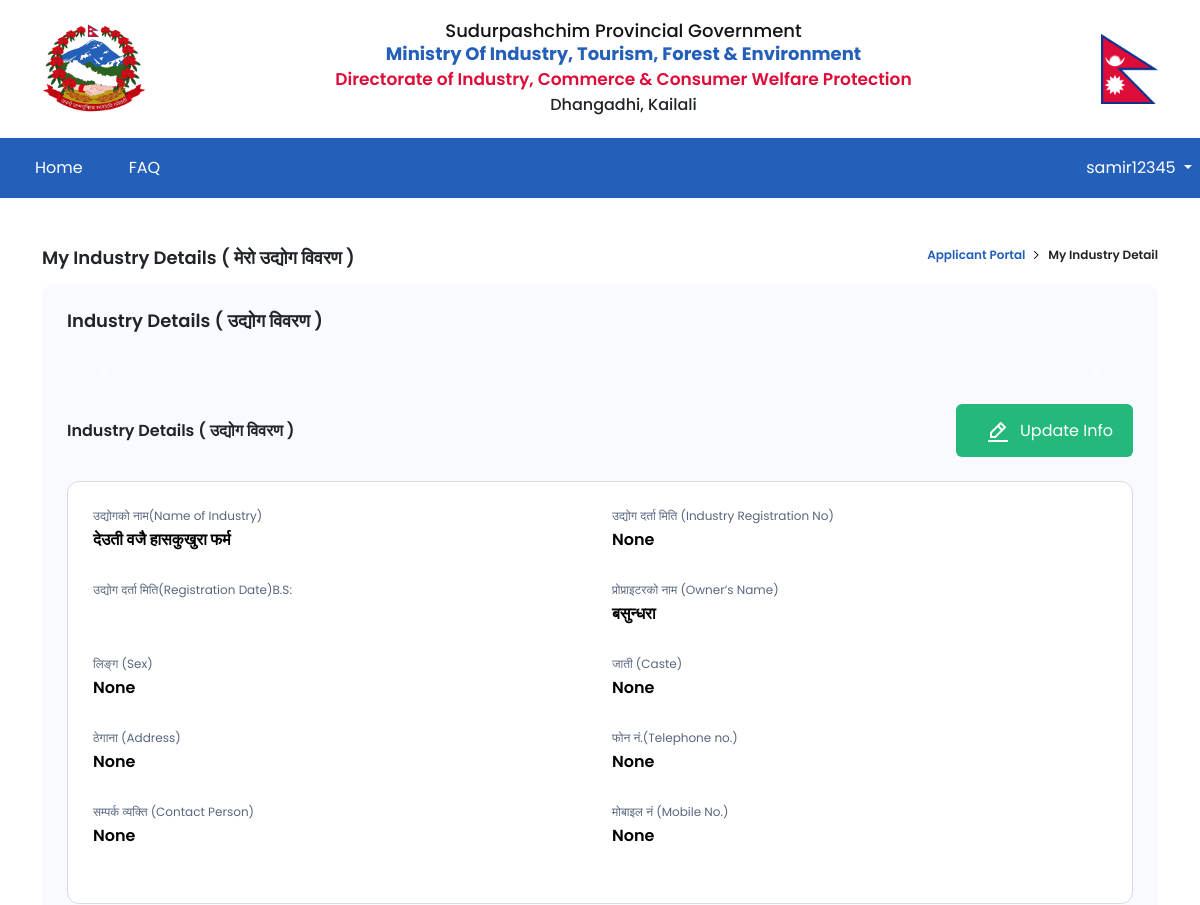
The page /industry/profile/5734/ (signed in, upper part) on the database as committed earlier.
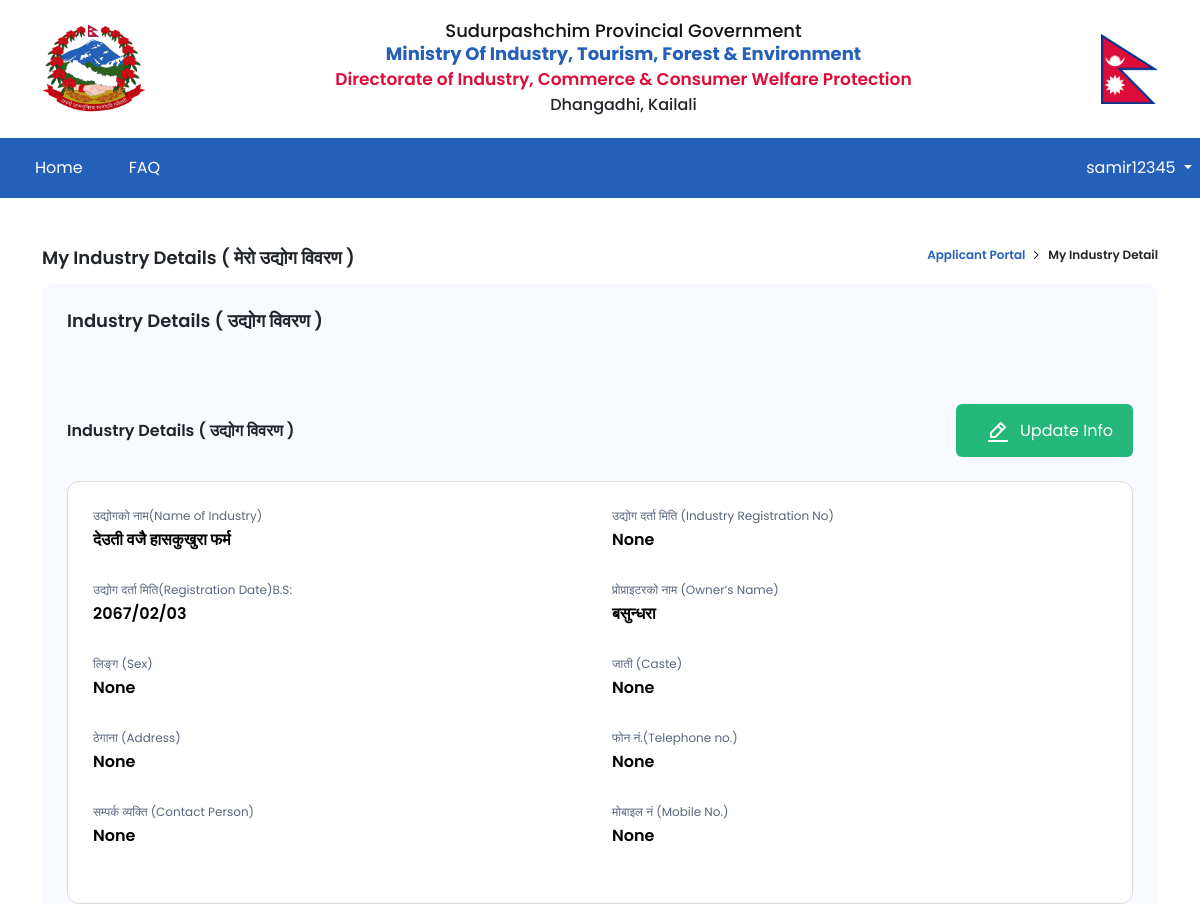
The same page on the database as committed later.
### industry/models.py (models this page shows, shortened)
class Industry(models.Model):
    industry_name = models.CharField(max_length=150)
    industry_reg_no = models.CharField(max_length=100, blank=True, null=True)
    reg_date = models.DateField(blank=True, null=True)
    owner_name = models.CharField(max_length=100)
    sex = models.CharField(max_length=6, choices=commons.SEX_CHOICES, blank=True, null=True)
    caste = models.CharField(max_length=8, choices=commons.CASTE_CHOICES, blank=True, null=True)
    address = models.CharField(max_length=100, blank=True, null=True)
    telephone_number = models.CharField(max_length=15, blank=True, null=True)
    contact_person = models.CharField(max_length=100, blank=True, null=True)
    mobile_number = models.CharField(max_length=15, blank=True, null=True)
    district = models.CharField(max_length=100, blank=True, null=True)
    local_body = models.CharField(max_length=100, blank=True, null=True)
    ward_no = models.CharField(max_length=100, blank=True, null=True)
    settlement = models.CharField(max_length=100, blank=True, null=True)
    latitude = models.CharField(max_length=100, blank=True)
    longitude = models.CharField(max_length=100, blank=True)
    product_description = models.TextField(max_length=600, blank=True, null=True)
    investment = models.CharField(max_length=9, choices=commons.INVESTMENT_CHOICES, blank=True, null=True)
    ownership = models.CharField(max_length=11, choices=commons.OWNERSHIP_CHOICES, blank=True, null=True)
    raw_material_source = models.CharField(max_length=8, choices=commons.MATERIAL_SOURCE, blank=True, null=True)
    industry_acc_product = models.CharField(max_length=50, choices=commons.TYPE_OF_PRODUCT, blank=True, null=True)
    others_text = models.CharField(max_length=255, blank=True, null=True)
    current_status = models.CharField(max_length=8, choices=commons.CURRENT_STATUS, blank=True, null=True)
    current_running_capacity = models.CharField(max_length=1, choices=commons.CAPACITY, blank=True, null=True)
    machinery_tool = models.TextField(max_length=600, blank=True, null=True)
    product_service_name = models.CharField(max_length=100, blank=True, null=True)
    yearly_capacity = models.FloatField(default=0, blank=True, null=True)
    total_manpower = models.IntegerField(default=0, blank=True, null=True)
    skillfull = models.IntegerField(default=0, blank=True, null=True)
    unskilled = models.IntegerField(default=0, blank=True, null=True)
    indigenous = models.IntegerField(default=0, blank=True, null=True)
    foreign = models.IntegerField(default=0, blank=True, null=True)
    male = models.IntegerField(default=0, blank=True, null=True)
    female = models.IntegerField(default=0, blank=True, null=True)
    fixed_capital = models.FloatField(default=0, blank=True, null=True)
    current_capital = models.FloatField(default=0, blank=True, null=True)
    total_capital = models.FloatField(default=0, blank=True, null=True)

### industry/views.py (the view)
# urls.py: path('industry/profile/<int:industry_id>/', views.view_industry_profile, name="industry-profile"),
@login_required
def view_industry_profile(request, industry_id):
    industry = get_object_or_404(Industry, id=industry_id)
    photos = industry.industry_photo.all()
    context = {'industry': industry, 'photos': photos}
    return render(request, 'industry/industrydetail.html', context)

### templates/industry/industrydetail.html (shortened to what the changed rows need)
{% extends "layout/base.html" %}
{% load static %}
{% block container %}
    <div class="container my-5">
        <div class="kit-row">
            <h2 class="kit-page-heading">My Industry Details ( मेरो उद्योग विवरण )</h2>
        </div>
        <div class="kit-form-container">
            <div class="kit-row mb-4">
                <h2 class="kit-page-heading">Industry Details ( उद्योग विवरण )</h2>
            </div>
            <div class="kit-row">
                <h2 class="kit-smpage-heading">Industry Details ( उद्योग विवरण )</h2>
            </div>
            <div class="kit-myindustry-detail mt-4">
                <div class="row mb-4">
                    <div class="col-sm-6">
                        <p class="kit-industry-title">उद्योगको नाम(Name of Industry)</p>
                        <h2 class="kit-industry-content">{{ industry.industry_name }}</h2>
                    </div>
                    <div class="col-sm-6">
                        <p class="kit-industry-title">उद्योग दर्ता मिति (Industry Registration No)</p>
                        <h2 class="kit-industry-content">{{ industry.industry_reg_no }}</h2>
                    </div>
                </div>
                <div class="row mb-4">
                    <div class="col-sm-6">
                        <p class="kit-industry-title">उद्योग दर्ता मिति(Registration Date)B.S:</p>
                        <h2 class="kit-industry-content">{{ industry.reg_date|date:"Y/m/d" }}</h2>
                    </div>
                    <div class="col-sm-6">
                        <p class="kit-industry-title">प्रोप्राइटरको नाम (Owner’s Name)</p>
                        <h2 class="kit-industry-content">{{ industry.owner_name }}</h2>
                    </div>
                </div>
                <div class="row mb-4">
                    <div class="col-sm-6">
                        <p class="kit-industry-title">लिङ्ग (Sex)</p>
                        <h2 class="kit-industry-content">{{ industry.get_sex_display }}</h2>
                    </div>
                    <div class="col-sm-6">
                        <p class="kit-industry-title">जाती (Caste)</p>
                        <h2 class="kit-industry-content">{{ industry.get_caste_display }}</h2>
                    </div>
                </div>
                <div class="row mb-4">
                    <div class="col-sm-6">
                        <p class="kit-industry-title">ठेगाना (Address)</p>
                        <h2 class="kit-industry-content">{{ industry.address }}</h2>
                    </div>
                    <div class="col-sm-6">
                        <p class="kit-industry-title">फोन नं.(Telephone no.)</p>
                        <h2 class="kit-industry-content">{{ industry.telephone_number }}</h2>
                    </div>
                </div>
                <div class="row mb-4">
                    <div class="col-sm-6">
                        <p class="kit-industry-title">सम्पर्क व्यक्ति (Contact Person)</p>
                        <h2 class="kit-industry-content">{{ industry.contact_person }}</h2>
                    </div>
                    <div class="col-sm-6">
                        <p class="kit-industry-title">मोबाइल नं (Mobile No.)</p>
                        <h2 class="kit-industry-content">{{ industry.mobile_number }}</h2>
                    </div>
                </div>
            </div>
        </div>
    </div>
{% endblock %}

Rows that differ between the two databases and show on the page:
changed Industry "देउती वजै हासकुखुरा फर्म": reg_date (not shown) → "2067/02/03"
